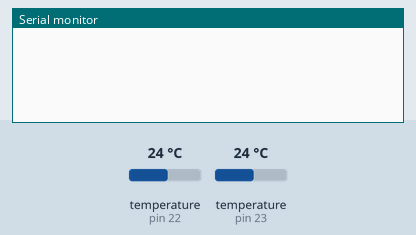
The sketch below on a simulated Arduino Mega 2560, built with avr-gcc and run on an emulated ATmega2560. On the bench: the last lines printed to the serial monitor. The inputs (shaded band) are chosen by the test bench; at power-on: temperature (sensors on pin 22, pin 23) 24 °C.

Above: at 2.2 s.
2.3 s: temperature (sensor on pin 22) set to 12 °C
At 3.1 s:
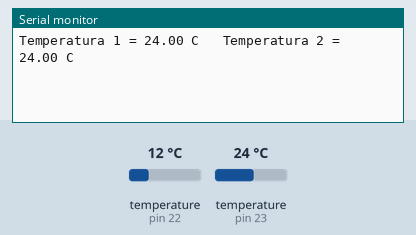
5.6 s: temperature (sensor on pin 23) set to 12 °C
At 6.5 s:
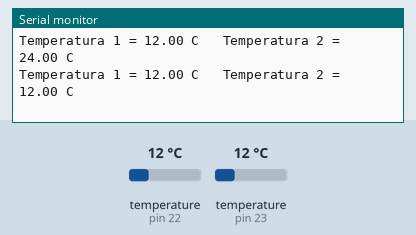
7.9 s: temperature (sensor on pin 22) set to 19 °C
At 9.9 s:
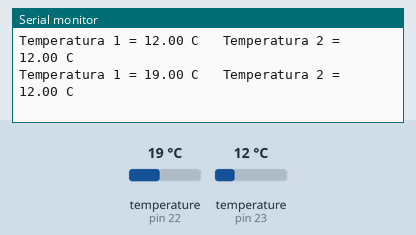
10.2 s: temperature (sensor on pin 23) set to 19 °C
At 11.0 s:
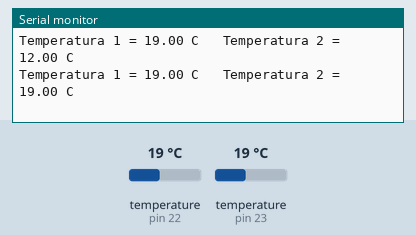
Timing chart, 0 to 13.2 s (numbered marks = the images above; inputs shaded):
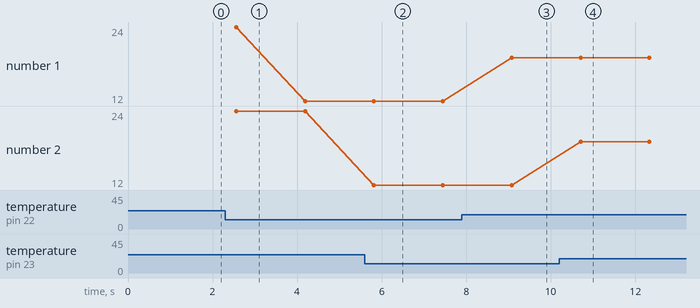

The sketch:

ModuleDS18B20_2.ino
```cpp
#include <OneWire.h>
#include <DallasTemperature.h>

OneWire ourWire1(22);                //  Pin 2 is set as a OneWire bus
OneWire ourWire2(23);                //  Pin 3 is set as a OneWire bus

DallasTemperature sensors1(&ourWire1); // A variable or object is declared for our sensor 1
DallasTemperature sensors2(&ourWire2); // A variable or object is declared for our sensor 2

void setup() {
  delay(1000);
  Serial.begin(9600);
  sensors1.begin();   //  Sensor 1 start
  sensors2.begin();   //  Sensor 2 start
}

void loop() {
  sensors1.requestTemperatures();   //  The command to read the temperature is sent
  float temp1 = sensors1.getTempCByIndex(0); //  The temperature in ºC of the sensor is obtained

  sensors2.requestTemperatures();
  float temp2 = sensors2.getTempCByIndex(0);

  Serial.print("Temperatura 1 = ");
  Serial.print(temp1);
  Serial.print(" C");
  Serial.print("   Temperatura 2 = ");
  Serial.print(temp2);
  Serial.println(" C");
  delay(100);
}
```

Measured:
- after the input at 5.6 s, the serial monitor: prints a new line after 0.22 s (image 2)
- after the input at 7.9 s, the serial monitor: prints a new line after 1.2 s (image 3)
- after the input at 10.2 s, the serial monitor: prints a new line after 0.51 s (image 4)
- plotted number 1: 12 → 19 after the input at 7.9 s
